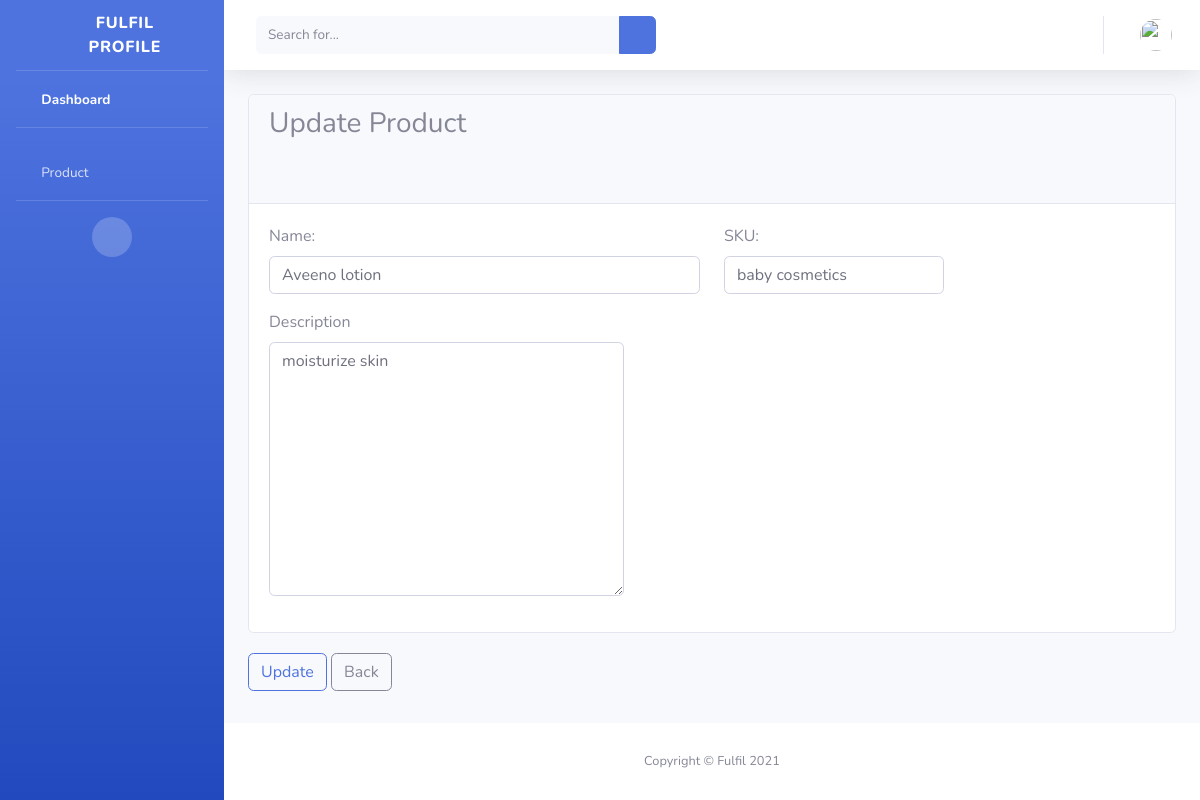
The app's page /update/product/219/ with its own data.
### item/models.py (models this page shows, shortened)
class Products(models.Model):
    name = models.CharField(max_length=225)
    sku = models.CharField(max_length=225)
    description = models.TextField()
    date_created = models.DateTimeField(auto_now_add=True)
    class Meta:
        indexes = [
            models.Index(fields=[ 'sku']),
        ]

### item/views.py (the view)
# urls.py: path('update/product/<int:pk>/', views.update_view, name='update-product'),
def update_view(request, pk = None):
    instance = get_object_or_404(Products, pk= pk)
    form = ProductForm(request.POST or None, instance = instance)
    if form.is_valid():
        instance = form.save(commit=False)
        instance.save()
        return redirect("view-product")
    context = {
        "instance": instance,
        "form": form
    }
    return render(request, "item/update-product.html", context)

### item/forms.py
class ProductForm(forms.ModelForm): #product form
    class Meta:
        model = Products
        fields = '__all__'

### item/templates/item/update-product.html (shortened to what this page needs)
{% extends 'item/base.html' %}
{% load static %}
{% load widget_tweaks %}
{% block content %}
    <div class="container-fluid">
          <form method="POST">
        <div class="card card-primary">
          <div class="card-header">
            <h3 class="card-title">Update Product</h3>
            <div class="card-tools">
              <button type="button" class="btn btn-tool" data-card-widget="collapse">
                <i class="fas fa-minus"></i>
              </button>
            </div>
          </div>
          <div class="card-body">
            <div class="row">
                <div class="col-md-6">
                  <div class="form-group">
                      <label>Name:</label>
                    {% render_field form.name class="form-control" placeholder="" %}
                  </div>
                </div>
                <div class="col-md-6">
                  <div class="form-group">
                      <label>SKU:</label>
                      <div class="input-group mb-1">
                        <div class="input-group-prepend">
                            {% render_field form.sku class="form-control" placeholder="" %}
                        </div>
                      </div>
                  </div>
                </div>
                <div class="col-md-5">
                  <div class="form-group">
                      <label>Description</label>
                    {% render_field form.description class="form-control" placeholder="" %}
                  </div>
                </div>
                            </div>
          </div>
        </div>
        <div class="form-group" style="margin-top: 20px">
            <input class="btn btn-outline-primary" type="submit" value="Update">
          <a href="{% url 'home' %}" class="btn btn-outline-secondary">Back</a>
        </div>
          </form>
      </div>
{% endblock content %}

### records on screen
Products: name "Aveeno lotion", sku "baby cosmetics", description "moisturize skin"
